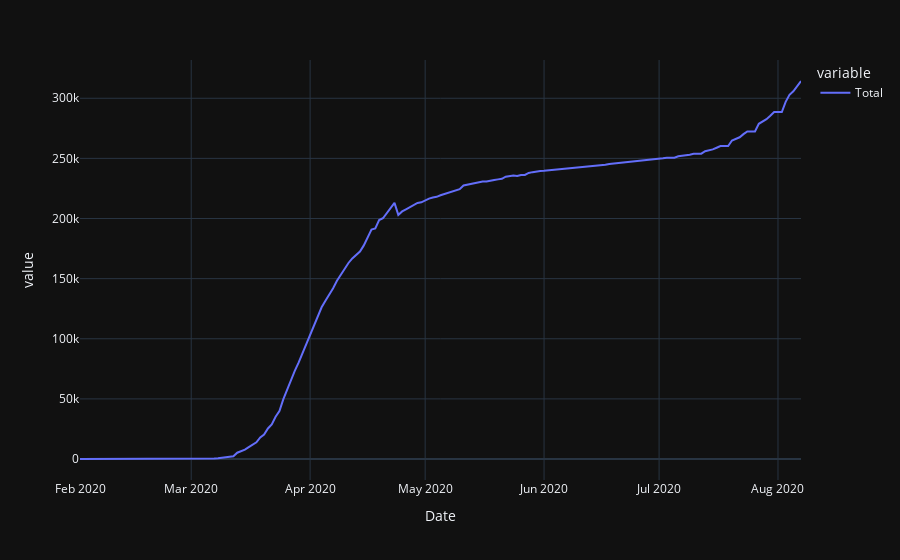

This figure's notebook cell:
### Markdown cell above
## Confirmed

### Code cell
data=create_data_frame('Confirmed')
plot_data_frame()

### Figure 1 — Plotly figure (JSON) as saved in the notebook; plotly's stock layout.template omitted (floating-point values rounded to 4 significant figures; data arrays with more than 128 entries replaced by an {"elided": "..."} marker saying what was removed)
{"data": [{"hovertemplate": "variable=Total<br>Date=%{x}<br>value=%{y}<extra></extra>", "legendgroup": "Total", "line": {"color": "#636efa", "dash": "solid"}, "mode": "lines", "name": "Total", "orientation": "v", "showlegend": true, "type": "scatter", "x": {"elided": "189 str values"}, "xaxis": "x", "y": {"elided": "189 int values"}, "yaxis": "y"}], "layout": {"legend": {"title": {"text": "variable"}, "tracegroupgap": 0}, "margin": {"t": 60}, "xaxis": {"anchor": "y", "domain": [0, 1], "title": {"text": "Date"}}, "yaxis": {"anchor": "x", "domain": [0, 1], "title": {"text": "value"}}}}
